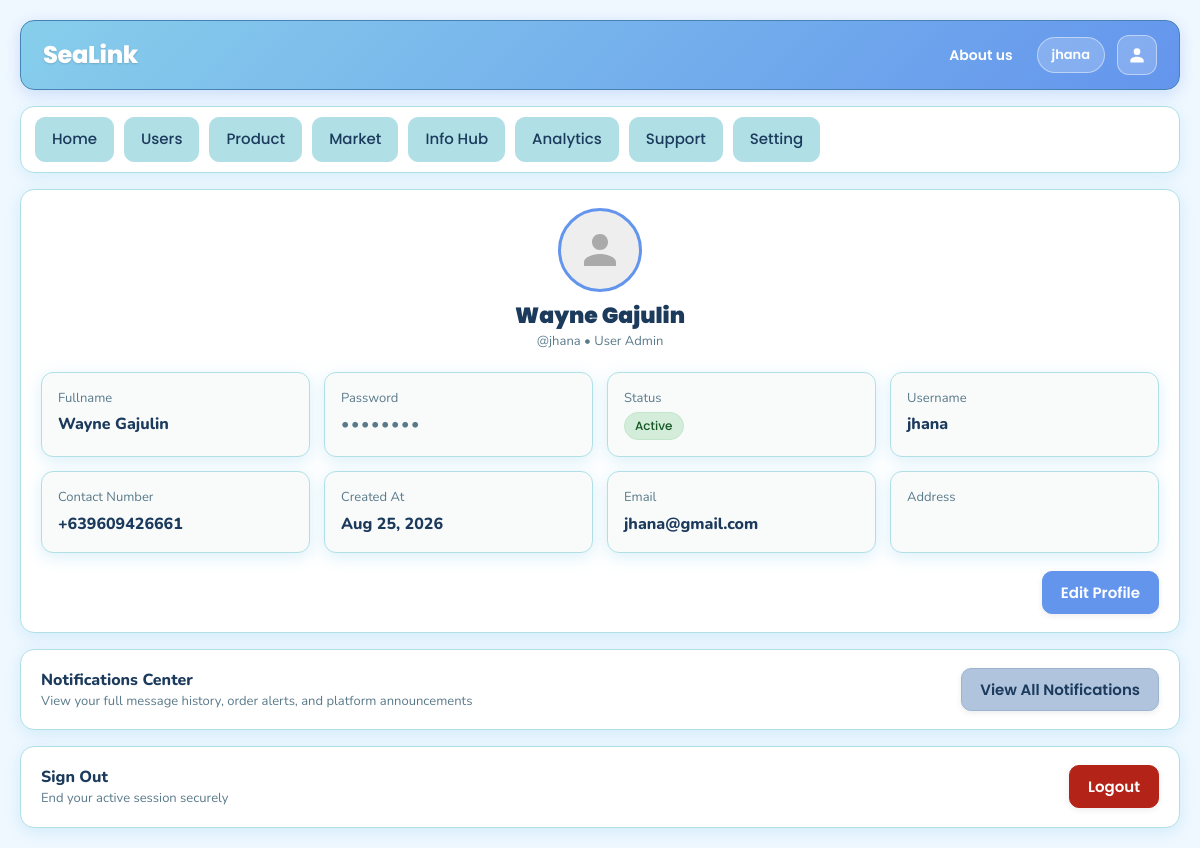
The page /profile/index.php (signed in) on the database its author committed.
### tables this page shows
CREATE TABLE `admin_tbl` (
  `admin_id` int(11) NOT NULL,
  `role` enum('Content Admin','User Admin') NOT NULL,
  `username` varchar(50) NOT NULL,
  `email` varchar(50) NOT NULL,
  `password_hash` varchar(255) NOT NULL,
  `full_name` varchar(100) NOT NULL,
  `contact_number` varchar(15) NOT NULL,
  `address` text NOT NULL,
  `profile_image` varchar(255) DEFAULT NULL,
  `status` enum('Active','Inactive') NOT NULL DEFAULT 'Active',
  `created_at` datetime NOT NULL DEFAULT current_timestamp()
);

### includes/functions.php (called while the page is built, shortened)
<?php
if (!function_exists('e')) {
    function e($text)
    {
        return htmlspecialchars((string)$text, ENT_QUOTES, 'UTF-8');
    }
}

### profile/index.php (the view, shortened to what this page needs)
<?php
require_once __DIR__ . '/../config/db.php';
require_once __DIR__ . '/../includes/functions.php';
require_once __DIR__ . '/../includes/layout_top.php';
$role    = $_SESSION['user_role'] ?? '';
$user_id = (int)($_SESSION['user_id'] ?? 0);
$user    = null;
if ($role === 'Content Admin' || $role === 'User Admin') {
    $stmt = mysqli_prepare($conn, "
        SELECT role, username, full_name, email, contact_number, address, status, profile_image, created_at
        FROM admin_tbl WHERE admin_id = ? LIMIT 1
    ");
    mysqli_stmt_bind_param($stmt, "i", $user_id);
    mysqli_stmt_execute($stmt);
    $user = mysqli_fetch_assoc(mysqli_stmt_get_result($stmt));
}
?>
<main class="dashboard-content">
    <div class="section-card" style="margin-bottom:16px;">
        <div style="display:flex; flex-direction:column; align-items:center; margin-bottom:20px;">
            <div style="width:84px; height:84px; border-radius:999px; overflow:hidden; border:3px solid var(--primary); background:#eee; display:flex; align-items:center; justify-content:center; margin-bottom:10px;">
                <?php if (!empty($user['profile_image'])) { ?>
                    <img src="<?php echo BASE_URL . '/' . e($user['profile_image']); ?>" alt="Profile" style="width:100%;height:100%;object-fit:cover;">
                <?php } else { ?>
                    <svg width="40" height="40" viewBox="0 0 24 24" fill="#aaa"><path d="M12 12c2.7 0 4.8-2.1 4.8-4.8S14.7 2.4 12 2.4 7.2 4.5 7.2 7.2 9.3 12 12 12zm0 2.4c-3.2 0-9.6 1.6-9.6 4.8v2.4h19.2v-2.4c0-3.2-6.4-4.8-9.6-4.8z"/></svg>
                <?php } ?>
            </div>
            <h1 style="font-size:22px; font-weight:900; margin:0;"><?php echo e($user['full_name'] ?? 'My Profile'); ?></h1>
            <div class="small-muted" style="margin-top:2px;">@<?php echo e($user['username'] ?? ''); ?> &bull; <?php echo e($role); ?></div>
        </div>
        <?php if ($user) { ?>
            <div style="display:grid; grid-template-columns: repeat(auto-fit, minmax(220px, 1fr)); gap:14px; margin-bottom:18px;">
                <div class="panel" style="background:#f9fbfb;">
                    <div class="small-muted">Fullname</div>
                    <div style="font-weight:800; margin-top:4px;"><?php echo e($user['full_name'] ?? '—'); ?></div>
                </div>
                <div class="panel" style="background:#f9fbfb;">
                    <div class="small-muted">Password</div>
                    <div style="font-weight:800; margin-top:4px; letter-spacing:0.1em; color:var(--muted);">••••••••</div>
                </div>
                <div class="panel" style="background:#f9fbfb;">
                    <div class="small-muted">Status</div>
                    <div style="font-weight:800; margin-top:4px;">
                        <span class="badge active"><?php echo e($user['status'] ?? 'Active'); ?></span>
                    </div>
                </div>
                <div class="panel" style="background:#f9fbfb;">
                    <div class="small-muted">Username</div>
                    <div style="font-weight:800; margin-top:4px;"><?php echo e($user['username'] ?? '—'); ?></div>
                </div>
                <div class="panel" style="background:#f9fbfb;">
                    <div class="small-muted">Contact Number</div>
                    <div style="font-weight:800; margin-top:4px;"><?php echo e($user['contact_number'] ?? '—'); ?></div>
                </div>
                <div class="panel" style="background:#f9fbfb;">
                    <div class="small-muted">Created At</div>
                    <div style="font-weight:800; margin-top:4px;"><?php echo !empty($user['created_at']) ? date('M d, Y', strtotime($user['created_at'])) : '—'; ?></div>
                </div>
                <div class="panel" style="background:#f9fbfb;">
                    <div class="small-muted">Email</div>
                    <div style="font-weight:800; margin-top:4px;"><?php echo e($user['email'] ?? '—'); ?></div>
                </div>
                <?php if (isset($user['address'])) { ?>
                    <div class="panel" style="background:#f9fbfb;">
                        <div class="small-muted">Address</div>
                    </div>
                <?php } ?>
            </div>
            <div style="display:flex; justify-content:flex-end;">
                <button class="btn btn-primary" type="button" onclick="openModal('editProfileModal')">Edit Profile</button>
            </div>
        <?php } ?>
    </div>
    <div class="section-card" style="margin-bottom:16px;">
        <div style="display:flex; justify-content:space-between; align-items:center; flex-wrap:wrap; gap:12px;">
            <div>
                <div style="font-weight:800; font-size:16px;">Notifications Center</div>
                <div class="small-muted">View your full message history, order alerts, and platform announcements</div>
            </div>
            <a class="btn btn-secondary" href="<?php echo BASE_URL; ?>/notifications/index.php">
                View All Notifications
            </a>
        </div>
    </div>
    <div class="section-card">
        <div style="display:flex; justify-content:space-between; align-items:center; flex-wrap:wrap; gap:12px;">
            <div>
                <div style="font-weight:800; font-size:16px;">Sign Out</div>
                <div class="small-muted">End your active session securely</div>
            </div>
            <button type="button" class="btn btn-primary" style="background:#b42318; border-color:#b42318;" onclick="openGlobalLogoutModal()">
                Logout
            </button>
        </div>
    </div>
</main>
<?php require_once __DIR__ . '/../includes/layout_bottom.php'; ?>

### assets/css/base.css (style rules this page uses)
* { margin: 0; padding: 0; box-sizing: border-box; }
:root { --bg: #F0F8FF; --bg-alt: #E0FFFF; --surface: #FFFFFF; --primary: #6495ED; --primary-hover: #4a7bd4; --sky-blue: #87CEEB; --light-sky-blue: #87CEFA; --powder-blue: #B0E0E6; --steel-blue: #4682B4; --dark-navy: #1B3A5C; --ocean-blue: #2E86AB; --deep-cerulean: #1B6CA8; --cadet-blue: #5F9EA0; --dark-sky-blue: #4C7A96; --beau-blue: #BCD4E6; --light-steel-blue: #B0C4DE; --gray-blue: #5A7A8A; --text: #1B3A5C; --text-dark: #152525; --text-white: #FFFFFF; --muted: #5A7A8A; --border: #B0E0E6; --border-light: #E0FFFF; --border-subtle: #F0F8FF; --card-shadow: 0 4px 16px rgba(135, 206, 235, 0.30); --card-shadow-hover:0 8px 24px rgba(100, 149, 237, 0.35); --widget-shadow: 0 6px 18px rgba(70, 130, 180, 0.20); --focus-glow: 0 0 0 3px rgba(100, 149, 237, 0.35); --font-primary: 'Poppins', sans-serif; --font-secondary: 'Nunito', sans-serif; }
body { font-family: var(--font-secondary); background-color: var(--bg); color: var(--text); line-height: 1.5; font-size: 16px; -webkit-font-smoothing: antialiased; -moz-osx-font-smoothing: grayscale; overflow-x: hidden; }
h1, h2, h3, h4, h5, h6 { font-family: var(--font-primary); color: var(--text); line-height: 1.3; overflow-wrap: break-word; word-wrap: break-word; }
h1, .page-title { font-size: 28px; font-weight: 700; margin-bottom: 8px; }
small, .small-muted, .caption { font-family: var(--font-secondary); font-size: 13px; font-weight: 400; color: var(--muted); }
a { color: var(--deep-cerulean); text-decoration: none; transition: color 0.15s ease; }

### assets/css/components.css (style rules this page uses)
.btn { display: inline-flex; align-items: center; justify-content: center; gap: 8px; padding: 10px 18px; border-radius: 10px; text-decoration: none; border: none; cursor: pointer; font-family: var(--font-primary); font-size: 15px; font-weight: 600; line-height: 1.4; transition: all 0.18s ease; box-shadow: 0 2px 6px rgba(0, 0, 0, 0.08); }
.btn-primary, .btn-search { background: var(--primary); color: var(--text-white); border: 1px solid var(--primary); }
.btn-secondary, .btn-back { background: var(--light-steel-blue); color: var(--dark-navy); border: 1px solid #9bb5d1; }
.section-card { background: var(--surface); border: 1px solid var(--border); border-radius: 14px; padding: 18px 20px; margin-top: 16px; box-shadow: var(--card-shadow); }
.panel { background: var(--surface); border: 1px solid var(--border); border-radius: 12px; padding: 16px; box-shadow: var(--card-shadow); }
.badge { display: inline-flex; align-items: center; gap: 6px; padding: 4px 10px; border-radius: 999px; font-family: var(--font-primary); font-size: 12px; font-weight: 500; border: 1px solid var(--border); background: #fafafa; color: var(--text); }
.badge.active { background: #D4EDDA; border-color: #c3e6cb; color: #155724; }

### rows shown on the page
admin_tbl: full_name "Wayne Gajulin", username "jhana", status "Active", contact_number "+639609426661", created_at "Aug 25, 2026", email "jhana@gmail.com"

### other values the page prints
$app_name "SeaLink"
$_SESSION['username'] "jhana"
$role "User Admin"
